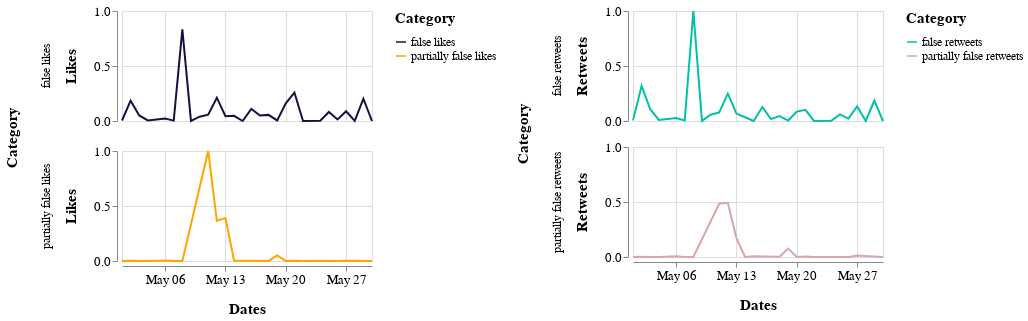

Notebook code for this chart:
### Markdown cell above
## May 2020

### Code cell
alt.hconcat(c1_may, c2_may).resolve_scale(color='independent').configure_axis(
    labelFontSize=13,
    titleFontSize=15,
    titlePadding=15
).configure_legend(
    titleFontSize=15,
    titlePadding= 10,
    labelFontSize=12
).configure_header(
    titleFontSize=15,
    labelFontSize=12
)

### Figure 1 — Vega-Lite specification as saved in the notebook (floating-point values rounded to 4 significant figures)
{"config": {"view": {"continuousWidth": 400, "continuousHeight": 300}, "axis": {"labelFontSize": 13, "titleFontSize": 15, "titlePadding": 15}, "header": {"labelFontSize": 12, "titleFontSize": 15}, "legend": {"labelFontSize": 12, "titleFontSize": 15, "titlePadding": 10}}, "hconcat": [{"data": {"name": "data-92dd0b4eebd41b7327faff0930dc688b"}, "mark": "line", "encoding": {"color": {"type": "nominal", "field": "Category", "scale": {"range": ["#181041", "#FFA500"]}}, "row": {"type": "nominal", "field": "Category"}, "x": {"type": "temporal", "field": "Dates", "timeUnit": "monthdate", "title": "Dates"}, "y": {"type": "quantitative", "field": "Likes"}}, "height": 110, "width": 250}, {"data": {"name": "data-8a5dcdbb59715418101fe8d801f15002"}, "mark": "line", "encoding": {"color": {"type": "nominal", "field": "Category", "scale": {"range": ["#00C0A8", "#D8A8A8"]}}, "row": {"type": "nominal", "field": "Category"}, "x": {"type": "temporal", "field": "Dates", "timeUnit": "monthdate", "title": "Dates"}, "y": {"type": "quantitative", "field": "Retweets"}}, "height": 110, "width": 250}], "resolve": {"scale": {"color": "independent"}}, "$schema": "https://vega.github.io/schema/vega-lite/v4.8.1.json", "datasets": {"data-92dd0b4eebd41b7327faff0930dc688b": [{"Dates": "2020-05-03T00:00:00", "Likes": 0.0, "Category": "partially false likes"}, {"Dates": "2020-05-03T00:00:00", "Likes": 0.05093, "Category": "false likes"}, {"Dates": "2020-05-06T00:00:00", "Likes": 0.003709, "Category": "partially false likes"}, {"Dates": "2020-05-07T00:00:00", "Likes": 0.003398, "Category": "false likes"}, {"Dates": "2020-05-10T00:00:00", "Likes": 0.03935, "Category": "false likes"}, {"Dates": "2020-05-16T00:00:00", "Likes": 0.1089, "Category": "false likes"}, {"Dates": "2020-05-19T00:00:00", "Likes": 0.04981, "Category": "partially false likes"}, {"Dates": "2020-05-20T00:00:00", "Likes": 0.1599, "Category": "false likes"}, {"Dates": "2020-05-21T00:00:00", "Likes": 0.2585, "Category": "false likes"}, {"Dates": "2020-05-24T00:00:00", "Likes": 0.001888, "Category": "false likes"}, {"Dates": "2020-05-25T00:00:00", "Likes": 0.08241, "Category": "false likes"}, {"Dates": "2020-05-26T00:00:00", "Likes": 0.0007615, "Category": "partially false likes"}, {"Dates": "2020-05-26T00:00:00", "Likes": 0.01451, "Category": "false likes"}, {"Dates": "2020-05-27T00:00:00", "Likes": 0.00331, "Category": "partially false likes"}, {"Dates": "2020-05-27T00:00:00", "Likes": 0.08881, "Category": "false likes"}, {"Dates": "2020-05-02T00:00:00", "Likes": 0.001229, "Category": "partially false likes"}, {"Dates": "2020-05-06T00:00:00", "Likes": 0.02172, "Category": "false likes"}, {"Dates": "2020-05-11T00:00:00", "Likes": 0.0572, "Category": "false likes"}, {"Dates": "2020-05-12T00:00:00", "Likes": 0.2118, "Category": "false likes"}, {"Dates": "2020-05-13T00:00:00", "Likes": 0.04378, "Category": "false likes"}, {"Dates": "2020-05-14T00:00:00", "Likes": 0.04727, "Category": "false likes"}, {"Dates": "2020-05-18T00:00:00", "Likes": 0.05548, "Category": "false likes"}, {"Dates": "2020-05-18T00:00:00", "Likes": 0.001128, "Category": "partially false likes"}, {"Dates": "2020-05-19T00:00:00", "Likes": 0.005058, "Category": "false likes"}, {"Dates": "2020-05-20T00:00:00", "Likes": 0.000502, "Category": "partially false likes"}, {"Dates": "2020-05-22T00:00:00", "Likes": 0.0006993, "Category": "false likes"}, {"Dates": "2020-05-25T00:00:00", "Likes": 0.0004376, "Category": "partially false likes"}, {"Dates": "2020-05-28T00:00:00", "Likes": 0.0003775, "Category": "false likes"}, {"Dates": "2020-05-29T00:00:00", "Likes": 0.203, "Category": "false likes"}, {"Dates": "2020-05-01T00:00:00", "Likes": 0.004736, "Category": "false likes"}, {"Dates": "2020-05-02T00:00:00", "Likes": 0.1844, "Category": "false likes"}, {"Dates": "2020-05-04T00:00:00", "Likes": 0.005404, "Category": "false likes"}, {"Dates": "2020-05-08T00:00:00", "Likes": 0.8331, "Category": "false likes"}, {"Dates": "2020-05-08T00:00:00", "Likes": 0.0004827, "Category": "partially false likes"}, {"Dates": "2020-05-09T00:00:00", "Likes": 0.001085, "Category": "false likes"}, {"Dates": "2020-05-11T00:00:00", "Likes": 1.0, "Category": "partially false likes"}, {"Dates": "2020-05-12T00:00:00", "Likes": 0.366, "Category": "partially false likes"}, {"Dates": "2020-05-15T00:00:00", "Likes": 0.002967, "Category": "partially false likes"}, {"Dates": "2020-05-17T00:00:00", "Likes": 0.04935, "Category": "false likes"}, {"Dates": "2020-05-21T00:00:00", "Likes": 0.002525, "Category": "partially false likes"}, {"Dates": "2020-05-05T00:00:00", "Likes": 0.01298, "Category": "false likes"}, {"Dates": "2020-05-15T00:00:00", "Likes": 4.29e-06, "Category": "false likes"}, {"Dates": "2020-05-23T00:00:00", "Likes": 2.789e-05, "Category": "partially false likes"}, {"Dates": "2020-05-04T00:00:00", "Likes": 7.722e-05, "Category": "partially false likes"}, {"Dates": "2020-05-07T00:00:00", "Likes": 0.0, "Category": "partially false likes"}, {"Dates": "2020-05-22T00:00:00", "Likes": 2.145e-06, "Category": "partially false likes"}, {"Dates": "2020-05-01T00:00:00", "Likes": 0.000251, "Category": "partially false likes"}, {"Dates": "2020-05-13T00:00:00", "Likes": 0.3896, "Category": "partially false likes"}, {"Dates": "2020-05-14T00:00:00", "Likes": 0.00269, "Category": "partially false likes"}, {"Dates": "2020-05-30T00:00:00", "Likes": 0.0, "Category": "false likes"}, {"Dates": "2020-05-30T00:00:00", "Likes": 0.0, "Category": "partially false likes"}], "data-8a5dcdbb59715418101fe8d801f15002": [{"Dates": "2020-05-03T00:00:00", "Retweets": 0.0, "Category": "partially false retweets"}, {"Dates": "2020-05-03T00:00:00", "Retweets": 0.107, "Category": "false retweets"}, {"Dates": "2020-05-06T00:00:00", "Retweets": 0.006389, "Category": "partially false retweets"}, {"Dates": "2020-05-07T00:00:00", "Retweets": 0.005096, "Category": "false retweets"}, {"Dates": "2020-05-10T00:00:00", "Retweets": 0.05738, "Category": "false retweets"}, {"Dates": "2020-05-16T00:00:00", "Retweets": 0.1276, "Category": "false retweets"}, {"Dates": "2020-05-19T00:00:00", "Retweets": 0.0767, "Category": "partially false retweets"}, {"Dates": "2020-05-20T00:00:00", "Retweets": 0.0851, "Category": "false retweets"}, {"Dates": "2020-05-21T00:00:00", "Retweets": 0.1019, "Category": "false retweets"}, {"Dates": "2020-05-24T00:00:00", "Retweets": 0.001537, "Category": "false retweets"}, {"Dates": "2020-05-25T00:00:00", "Retweets": 0.05957, "Category": "false retweets"}, {"Dates": "2020-05-26T00:00:00", "Retweets": 0.0008976, "Category": "partially false retweets"}, {"Dates": "2020-05-26T00:00:00", "Retweets": 0.02223, "Category": "false retweets"}, {"Dates": "2020-05-27T00:00:00", "Retweets": 0.01293, "Category": "partially false retweets"}, {"Dates": "2020-05-27T00:00:00", "Retweets": 0.1323, "Category": "false retweets"}, {"Dates": "2020-05-02T00:00:00", "Retweets": 0.003392, "Category": "partially false retweets"}, {"Dates": "2020-05-06T00:00:00", "Retweets": 0.02716, "Category": "false retweets"}, {"Dates": "2020-05-11T00:00:00", "Retweets": 0.07772, "Category": "false retweets"}, {"Dates": "2020-05-12T00:00:00", "Retweets": 0.2488, "Category": "false retweets"}, {"Dates": "2020-05-13T00:00:00", "Retweets": 0.06758, "Category": "false retweets"}, {"Dates": "2020-05-14T00:00:00", "Retweets": 0.03446, "Category": "false retweets"}, {"Dates": "2020-05-18T00:00:00", "Retweets": 0.04543, "Category": "false retweets"}, {"Dates": "2020-05-18T00:00:00", "Retweets": 0.00267, "Category": "partially false retweets"}, {"Dates": "2020-05-19T00:00:00", "Retweets": 0.003978, "Category": "false retweets"}, {"Dates": "2020-05-20T00:00:00", "Retweets": 0.001111, "Category": "partially false retweets"}, {"Dates": "2020-05-22T00:00:00", "Retweets": 0.0006618, "Category": "false retweets"}, {"Dates": "2020-05-25T00:00:00", "Retweets": 0.0002282, "Category": "partially false retweets"}, {"Dates": "2020-05-28T00:00:00", "Retweets": 0.0006618, "Category": "false retweets"}, {"Dates": "2020-05-29T00:00:00", "Retweets": 0.1861, "Category": "false retweets"}, {"Dates": "2020-05-01T00:00:00", "Retweets": 0.005629, "Category": "false retweets"}, {"Dates": "2020-05-02T00:00:00", "Retweets": 0.3199, "Category": "false retweets"}, {"Dates": "2020-05-04T00:00:00", "Retweets": 0.009706, "Category": "false retweets"}, {"Dates": "2020-05-08T00:00:00", "Retweets": 1.0, "Category": "false retweets"}, {"Dates": "2020-05-08T00:00:00", "Retweets": 0.0007074, "Category": "partially false retweets"}, {"Dates": "2020-05-09T00:00:00", "Retweets": 0.001605, "Category": "false retweets"}, {"Dates": "2020-05-11T00:00:00", "Retweets": 0.4844, "Category": "partially false retweets"}, {"Dates": "2020-05-12T00:00:00", "Retweets": 0.4921, "Category": "partially false retweets"}, {"Dates": "2020-05-15T00:00:00", "Retweets": 0.006032, "Category": "partially false retweets"}, {"Dates": "2020-05-17T00:00:00", "Retweets": 0.0172, "Category": "false retweets"}, {"Dates": "2020-05-21T00:00:00", "Retweets": 0.005279, "Category": "partially false retweets"}, {"Dates": "2020-05-05T00:00:00", "Retweets": 0.01814, "Category": "false retweets"}, {"Dates": "2020-05-15T00:00:00", "Retweets": 1.521e-05, "Category": "false retweets"}, {"Dates": "2020-05-23T00:00:00", "Retweets": 3.043e-05, "Category": "partially false retweets"}, {"Dates": "2020-05-04T00:00:00", "Retweets": 0.0001141, "Category": "partially false retweets"}, {"Dates": "2020-05-07T00:00:00", "Retweets": 0.0, "Category": "partially false retweets"}, {"Dates": "2020-05-22T00:00:00", "Retweets": 7.606e-06, "Category": "partially false retweets"}, {"Dates": "2020-05-01T00:00:00", "Retweets": 0.0002586, "Category": "partially false retweets"}, {"Dates": "2020-05-13T00:00:00", "Retweets": 0.1721, "Category": "partially false retweets"}, {"Dates": "2020-05-14T00:00:00", "Retweets": 0.001111, "Category": "partially false retweets"}, {"Dates": "2020-05-30T00:00:00", "Retweets": 0.0, "Category": "false retweets"}, {"Dates": "2020-05-30T00:00:00", "Retweets": 0.0, "Category": "partially false retweets"}]}}
